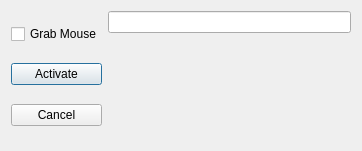
<?xml version="1.0" encoding="UTF-8"?>
<ui version="4.0">
 <class>InputSetDialog</class>
 <widget class="QDialog" name="InputSetDialog">
  <property name="geometry">
   <rect>
    <x>0</x>
    <y>0</y>
    <width>362</width>
    <height>151</height>
   </rect>
  </property>
  <property name="windowTitle">
   <string>Dialog</string>
  </property>
  <layout class="QHBoxLayout" name="horizontalLayout">
   <item>
    <layout class="QVBoxLayout" name="verticalLayout">
     <item>
      <widget class="QCheckBox" name="cbGrabMouse">
       <property name="text">
        <string>Grab Mouse</string>
       </property>
      </widget>
     </item>
     <item>
      <widget class="QPushButton" name="btnActivate">
       <property name="text">
        <string>Activate</string>
       </property>
      </widget>
     </item>
     <item>
      <widget class="QPushButton" name="btnCancel">
       <property name="text">
        <string>Cancel</string>
       </property>
      </widget>
     </item>
    </layout>
   </item>
   <item>
    <layout class="QVBoxLayout" name="verticalLayout_2" stretch="1,0">
     <item>
      <widget class="QLineEdit" name="txtInput">
       <property name="alignment">
        <set>Qt::AlignCenter</set>
       </property>
      </widget>
     </item>
     <item>
      <widget class="QLabel" name="lblInfo">
       <property name="text">
        <string/>
       </property>
      </widget>
     </item>
    </layout>
   </item>
  </layout>
 </widget>
 <resources/>
 <connections/>
</ui>
